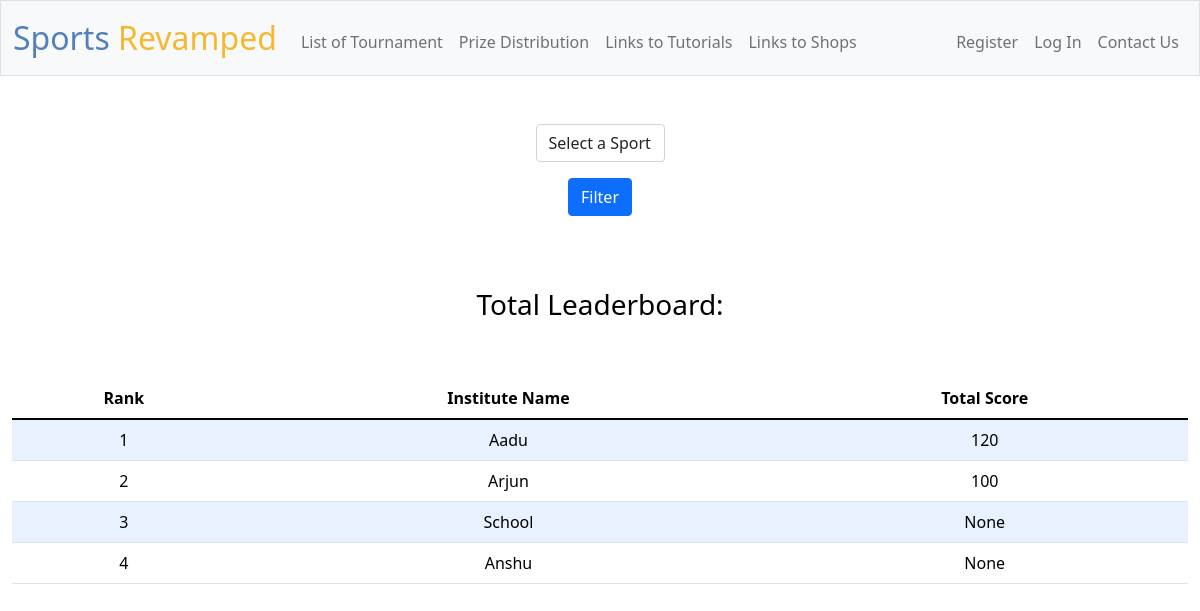
The app's page /leaderboard with its own data.
### tables this page shows
CREATE TABLE sport_reg ( id INTEGER PRIMARY KEY AUTOINCREMENT NOT NULL, insti_name TEXT NOT NULL, sport TEXT NOT NULL, score INTEGER);

### app.py (the view)
@app.route("/leaderboard", methods=["GET", "POST"])
def leader():
    if request.method == "POST":
        """ Loading the leaderboard """
        data = db.execute("SELECT DISTINCT sport FROM sport_reg")
        if not request.form.get("sport"):
            return redirect("/leaderboard")
        scores = db.execute(
            "SELECT insti_name, sport, score FROM sport_reg WHERE sport = ? ORDER BY score DESC",
              request.form.get("sport")
              )
        return render_template("leader.html", data=data, scores=scores, table=1)
    else:
        data = db.execute("SELECT DISTINCT sport FROM sport_reg")
        scores = db.execute("SELECT insti_name, SUM(score) as total FROM sport_reg GROUP BY insti_name ORDER BY total DESC")
        return render_template("leader.html", data=data, scores=scores, table=0)

### templates/leader.html (shortened to what this page needs)
{% extends "layout.html" %}
{% block main %}
    <form action="leaderboard" method="post">
        <div class="mb-3">
            <select class="form-control mx-auto w-auto" name="sport">
                <option selected disabled>Select a Sport</option>
            </select>
        </div>
        <button class="btn btn-primary">Filter</button>
        <br>
        <br>
        <br>
        <br>
    </form>
    {% if not table %}
        <h3 class="black">Total Leaderboard:</h3>
        <br>
        <br>
        <table class="table table-hover black">
            <thead>
                <tr>
                    <th>Rank</th>
                    <th>Institute Name</th>
                    <th>Total Score</th>
                </tr>
            </thead>
            <tbody>
                {% for ins in scores %}
                    <tr>
                        <td>{{ loop.index }}</td>
                        <td>{{ins.insti_name | capitalize}}</td>
                        <td>{{ins.total | capitalize}}</td>
                    </tr>
                {% endfor %}
            </tbody>
        </table>
    {% endif %}
{% endblock %}

### static/styles.css (style rules this page uses)
.black { color : black; }
table { background-color: transparent; margin-bottom: 1rem; width: 100%; }
table th, table td { padding: 0.75rem; vertical-align: middle; }
tbody tr:nth-of-type(odd) { background-color: rgb(179, 208, 255, 0.3) }
body { background-image: url('../static/back7.jpg'); background-repeat: repeat; color: white; }

### records on screen
sport_reg: insti_name "Aadu", total "120"
sport_reg: insti_name "Arjun", total "100"
sport_reg: insti_name "School", total "None"
sport_reg: insti_name "Anshu", total "None"
